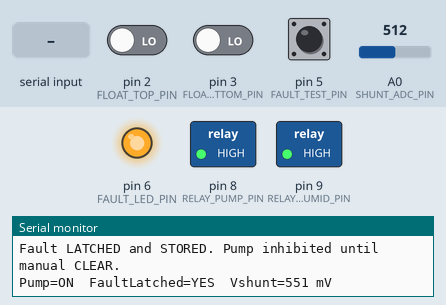
Simulated run of this sketch. Board: Arduino Uno, built with avr-gcc and run on an emulated ATmega328P. Shown: switched loads named in the sketch (green lamp = pin HIGH), output pins drawn as LEDs (lit = HIGH), the last lines printed to the serial monitor. Inputs (shaded band) come from the test bench; at power-on: pin 2 (FLOAT_TOP_PIN) LOW, pin 3 (FLOAT_BOTTOM_PIN) LOW, pin 5 (FAULT_TEST_PIN) HIGH, A0 (SHUNT_ADC_PIN) = 512. EEPROM starts erased.

Above: at 1.3 s.
1.4 s: "C" received over Serial
5.9 s: "T" received over Serial
At 6.6 s:
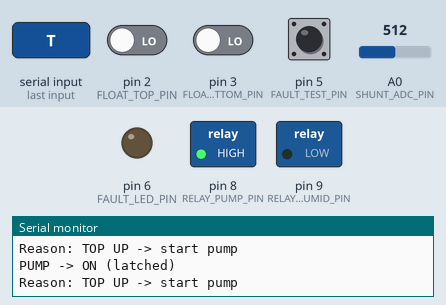
At 10.0 s:
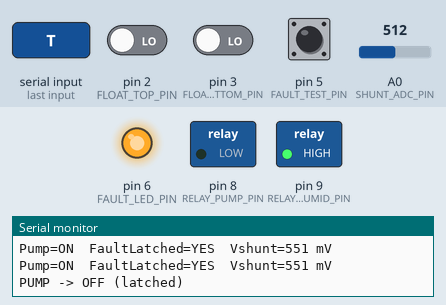
Timing chart, 0 to 11.5 s (numbered marks = the images above; inputs shaded):
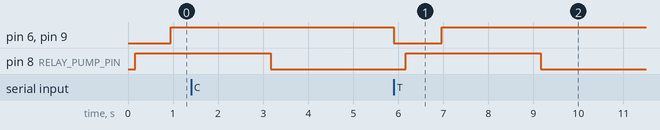

The sketch:

toggle_fault_check.ino
```cpp
#include <Arduino.h>
#include <EEPROM.h>

/* ================== USER CONFIG ================== */
// 1 = always clear any stored fault at power-up; 0 = keep it latched across resets
#define AUTO_CLEAR_FAULT_ON_BOOT  1

// Enable a hardware test pin that, when held LOW at power-up, forces a stored fault
#define ENABLE_FAULT_TEST_PIN     1
const int FAULT_TEST_PIN = 5;   // jumper to GND at boot to force fault (only if ENABLE_FAULT_TEST_PIN=1)

/* ======= PINS (Nano/UNO) ======= */
const int FLOAT_TOP_PIN    = 2;   // external pull-up to +5V; switch to GND (LOW when float UP)
const int FLOAT_BOTTOM_PIN = 3;   // external pull-up to +5V; switch to GND (LOW when water present)

const int RELAY_PUMP_PIN   = 8;   // pump relay IN/driver
const int RELAY_HUMID_PIN  = 9;   // humidifier relay IN/driver

// >>> Polarity per relay
const bool RELAY_PUMP_ACTIVE_LOW  = false;  // false=active-HIGH, true=active-LOW
const bool RELAY_HUMID_ACTIVE_LOW = true;   // humidifier module active-LOW

/* ======= FAULT LED ======= */
const int  FAULT_LED_PIN          = 6;     // choose any free digital pin (or LED_BUILTIN)
const bool FAULT_LED_ACTIVE_HIGH  = true;  // HIGH = LED ON (recommended)
inline void setFaultLED(bool on) {
  digitalWrite(
    FAULT_LED_PIN,
    FAULT_LED_ACTIVE_HIGH ? (on ? HIGH : LOW) : (on ? LOW : HIGH)
  );
}

/* ======= ADC (shunt on Node X) ======= */
const int  SHUNT_ADC_PIN    = A0;           // Node X (pump side of 1Ω)
const bool USE_INTERNAL_ADC_REF = true;     // use internal ref for small voltages

/* ======= NOISE / TIMING GUARDS ======= */
const uint16_t FLOAT_FILTER_MS   = 150;     // must be stable this long
const uint32_t MIN_DWELL_MS      = 3000;    // min ON/OFF runtime (anti-chatter)
const uint32_t FAULT_BLANK_MS    = 700;     // ignore short-detect after pump ON

/* ======= SHORT-DETECT ======= */
const uint16_t SHORT_mV    = 400;           // >400 mV across 1Ω => fault
const uint16_t SHORT_MS    = 80;            // must exceed threshold for this long
const uint8_t  ADC_SAMPLES = 12;

/* ======= PERSISTENT FAULT LATCH (EEPROM) ======= */
const int EE_ADDR_FAULT = 0;            // 1 byte
const uint8_t EE_FAULT_CLEAR = 0x00;
const uint8_t EE_FAULT_SET   = 0xF1;

/* ======= OPTIONAL MANUAL CLEAR BUTTON ======= */
const bool ENABLE_CLEAR_BTN = false;    // set true to use a button
const int  CLEAR_BTN_PIN    = 4;        // external pull-up to +5V; button to GND (pressed = LOW)

/* ======= STATE ======= */
bool pumpRunning  = false;
bool faultLatched = false;  // loaded/managed below
uint32_t lastSwitchMs = 0;
uint32_t pumpOnAtMs   = 0;

/* ================== HELPERS ================== */
inline void setRelayLevel(int pin, bool on, bool activeLow) {
  digitalWrite(pin, (activeLow ? (on ? LOW : HIGH) : (on ? HIGH : LOW)));
}
inline void relayPumpOn()        { setRelayLevel(RELAY_PUMP_PIN,  true,  RELAY_PUMP_ACTIVE_LOW); }
inline void relayPumpOff()       { setRelayLevel(RELAY_PUMP_PIN,  false, RELAY_PUMP_ACTIVE_LOW); }
inline void setHumid(bool on)    { setRelayLevel(RELAY_HUMID_PIN, on,    RELAY_HUMID_ACTIVE_LOW); }

struct Debounce {
  int pin, stable, candidate; uint32_t tChange;
  void begin(int p){
    pin = p;
    pinMode(pin, INPUT);                   // <<< NO INTERNAL PULLUP >>>
    stable = candidate = digitalRead(pin);
    tChange = millis();
  }
  int read(uint16_t hold_ms){
    int raw = digitalRead(pin);
    if (raw != candidate) { candidate = raw; tChange = millis(); }
    if ((millis() - tChange) >= hold_ms && stable != candidate) stable = candidate;
    return stable;
  }
};
Debounce topF, botF;

uint32_t readShunt_mV() {
  static bool refInit=false;
  if (!refInit) {
    analogReference(USE_INTERNAL_ADC_REF ? INTERNAL : DEFAULT);
    delay(5); (void)analogRead(SHUNT_ADC_PIN);
    refInit = true;
  }
  uint32_t acc=0;
  for (uint8_t i=0;i<ADC_SAMPLES;i++){ acc += analogRead(SHUNT_ADC_PIN); delayMicroseconds(200); }
  const float Vref_mV = USE_INTERNAL_ADC_REF ? 1100.0f : 5000.0f; // nominal
  return (uint32_t)((acc/(float)ADC_SAMPLES) * Vref_mV / 1023.0f + 0.5f);
}

void saveFaultToEEPROM(bool set){
  uint8_t want = set ? EE_FAULT_SET : EE_FAULT_CLEAR;
  if (EEPROM.read(EE_ADDR_FAULT) != want) EEPROM.update(EE_ADDR_FAULT, want);
}
bool faultStoredInEEPROM(){ return EEPROM.read(EE_ADDR_FAULT) == EE_FAULT_SET; }

void applyPumpState(bool on) {
  if (on == pumpRunning) return;
  if (millis() - lastSwitchMs < MIN_DWELL_MS) return; // dwell guard

  if (on) {
    relayPumpOn();
    pumpOnAtMs = millis();
    Serial.println(F("PUMP -> ON (latched)"));
  } else {
    relayPumpOff();
    Serial.println(F("PUMP -> OFF (latched)"));
  }
  pumpRunning = on;
  lastSwitchMs = millis();
}

bool checkClearButtonOnce(){
  if (!ENABLE_CLEAR_BTN) return false;
  static int last=HIGH; static uint32_t t=0;
  int v = digitalRead(CLEAR_BTN_PIN);
  if (v != last){ last=v; t=millis(); }
  if (last==LOW && millis()-t>20){ while(digitalRead(CLEAR_BTN_PIN)==LOW) delay(5); return true; }
  return false;
}

/* Force/clear/toggle fault from code (used by Serial cmds and boot logic) */
void forceFault(bool on) {
  faultLatched = on;
  saveFaultToEEPROM(on);
  setFaultLED(on);
  if (on) {
    applyPumpState(false); // ensure pump is OFF when fault engages
    Serial.println(F("FORCED: FaultLatched=ON (stored to EEPROM)."));
  } else {
    Serial.println(F("FORCED: FaultLatched=OFF (cleared in EEPROM)."));
  }
}

/* ================== SETUP ================== */
void setup() {
  Serial.begin(115200);

  if (ENABLE_FAULT_TEST_PIN) {
    pinMode(FAULT_TEST_PIN, INPUT_PULLUP);          // GND at boot => asserted
  }

  // Inputs with EXTERNAL pull-ups on the board (10k to +5V)
  topF.begin(FLOAT_TOP_PIN);
  botF.begin(FLOAT_BOTTOM_PIN);

  pinMode(RELAY_PUMP_PIN,  OUTPUT);
  pinMode(RELAY_HUMID_PIN, OUTPUT);

  // Fault LED
  pinMode(FAULT_LED_PIN, OUTPUT);
  setFaultLED(false);   // LED OFF at boot

  if (ENABLE_CLEAR_BTN) pinMode(CLEAR_BTN_PIN, INPUT);   // <<< NO PULLUP >>>

  relayPumpOff();
  setHumid(true);     // ON unless fault

  // Optional: force a stored fault at boot via jumper
  if (ENABLE_FAULT_TEST_PIN && digitalRead(FAULT_TEST_PIN) == LOW) {
    saveFaultToEEPROM(true);
    Serial.println(F("BOOT TEST: FAULT_TEST_PIN asserted -> storing FaultLatched=ON."));
  }

  // Power-up fault policy
#if AUTO_CLEAR_FAULT_ON_BOOT
  saveFaultToEEPROM(false);
  faultLatched = false;
  setFaultLED(false);
  Serial.println(F("\nPower-up: clearing any stored fault. FaultLatched=OFF."));
#else
  faultLatched = faultStoredInEEPROM();
  setFaultLED(faultLatched);
  Serial.print(F("\nPower-up: FaultLatched from EEPROM = "));
  Serial.println(faultLatched ? F("ON") : F("OFF"));
#endif

  Serial.print(F("Pump relay trigger: "));  Serial.println(RELAY_PUMP_ACTIVE_LOW  ? F("LOW") : F("HIGH"));
  Serial.print(F("Humid relay trigger: ")); Serial.println(RELAY_HUMID_ACTIVE_LOW ? F("LOW") : F("HIGH"));
  Serial.println(F("Serial cmds: 'F' force fault, 'C' clear, 'T' toggle."));

  // === Startup drain ONLY if bottom float says "water present" ===
  // With your wiring: LOW = float UP (water present).
  delay(FLOAT_FILTER_MS);                         // let inputs settle
  int bottomNow = botF.read(FLOAT_FILTER_MS);

  if (!faultLatched && bottomNow == LOW) {
    Serial.println(F("Startup drain: water detected (bottom float UP). Pump ON until bottom float goes HIGH."));
    // Bypass dwell guard for the first turn-on:
    lastSwitchMs = millis() - MIN_DWELL_MS;
    applyPumpState(true);
  } else {
    Serial.println(F("Startup drain skipped: no water (bottom float DOWN) or fault latched."));
  }
}

/* ================== LOOP ================== */
void loop() {
  // Manual clear button
  if (ENABLE_CLEAR_BTN && checkClearButtonOnce()){
    forceFault(false);
    Serial.println(F("Fault CLEARED via button."));
  }

  // Serial control of fault latch
  if (Serial.available()){
    char c = Serial.read();
    switch (c) {
      case 'C': forceFault(false); break;           // clear fault
      case 'F': forceFault(true);  break;           // set fault
      case 'T': forceFault(!faultLatched); break;   // toggle
      default: break;
    }
  }

  // Debounced floats (LOW = switch closed to GND; HIGH = open via external pull-up)
  int top    = topF.read(FLOAT_FILTER_MS);
  int bottom = botF.read(FLOAT_FILTER_MS);

  if (faultLatched) {
    if (pumpRunning) applyPumpState(false);
    setHumid(false);      // also disable humidifier on persistent fault
    setFaultLED(true);    // LED ON while in fault
  } else {
    // CONTROL — includes startup drain completion
    if (!pumpRunning) {
      if (top == LOW) {                    // TOP UP -> start pump
        applyPumpState(true);
        Serial.println(F("Reason: TOP UP -> start pump"));
      }
    } else {
      if (bottom == HIGH) {                // BOTTOM DOWN (empty) -> stop pump
        applyPumpState(false);
        Serial.println(F("Reason: BOTTOM DOWN -> stop pump"));
      }
    }

    // Short detect with inrush blanking
    static uint32_t overStart = 0;
    if (pumpRunning) {
      if (millis() - pumpOnAtMs >= FAULT_BLANK_MS) {
        uint32_t mv = readShunt_mV();
        if (mv > SHORT_mV) {
          if (overStart == 0) overStart = millis();
          if (millis() - overStart >= SHORT_MS) {
            Serial.print(F("FAULT: Vshunt=")); Serial.print(mv); Serial.println(F(" mV > 400 mV"));
            applyPumpState(false);
            faultLatched = true;          // latch in RAM
            saveFaultToEEPROM(true);      // store (policy at boot may clear it)
            setFaultLED(true);            // LED ON
            Serial.println(F("Fault LATCHED and STORED. Pump inhibited until manual CLEAR."));
          }
        } else {
          overStart = 0;
        }
      } else {
        overStart = 0; // ignore inrush
      }
    }

    setHumid(!faultLatched);
    // Keep LED mirrored to current fault state
    setFaultLED(faultLatched);
  }

  // Debug (1 Hz)
  static uint32_t lastDbg=0;
  if (millis() - lastDbg > 1000) {
    lastDbg = millis();
    Serial.print(F("Pump="));  Serial.print(pumpRunning?F("ON"):F("OFF"));
    Serial.print(F("  FaultLatched=")); Serial.print(faultLatched?F("YES"):F("NO"));
    uint32_t mv = readShunt_mV();
    Serial.print(F("  Vshunt=")); Serial.print(mv); Serial.println(F(" mV"));
  }

  delay(5);
}
```

Measured:
- after the input at 5.9 s, pin 6 (FAULT_LED_PIN), pin 9 (RELAY_HUMID_PIN): HIGH → LOW at once, → HIGH 1.1 s later; pin 8 (RELAY_PUMP_PIN): LOW → HIGH after 0.27 s, → LOW 3.0 s later
